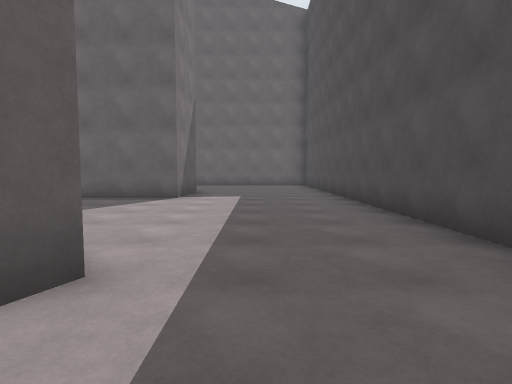
[1] (above)

16 first-person views from a walk through a 3-D level made in the Unity game engine. The camera is 1.3 m above the floor, tilts 4° down and sees 80° across. The floor is counted in squares, 2 m on a side. Each view is taken from the middle of a square. On the plan, view 1 faces up. The plan holds only what a view shows up to about 10 squares ahead; the rest is blank. The place goes on beyond the plan. The player is left out.

[2]
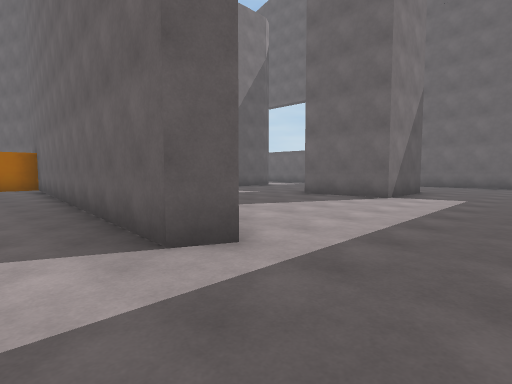

[3]
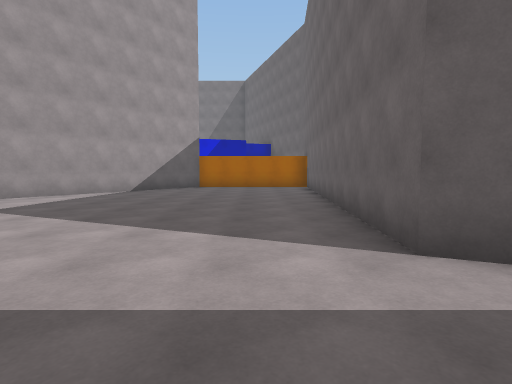

[4]
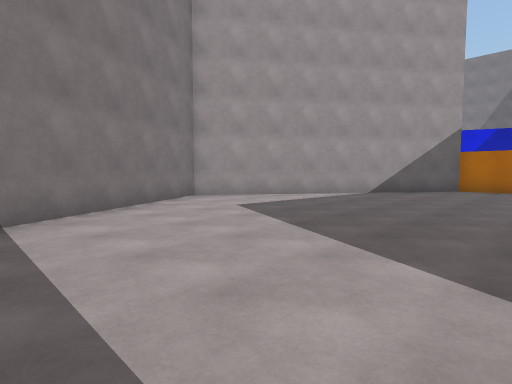

[5]
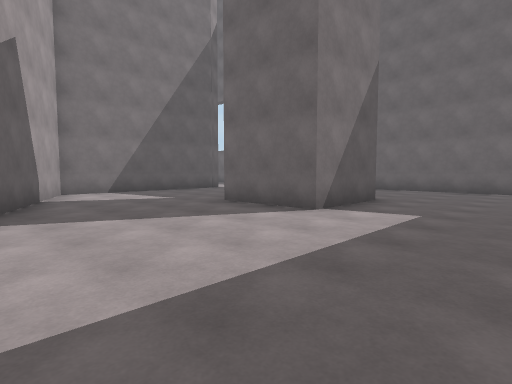

[6]
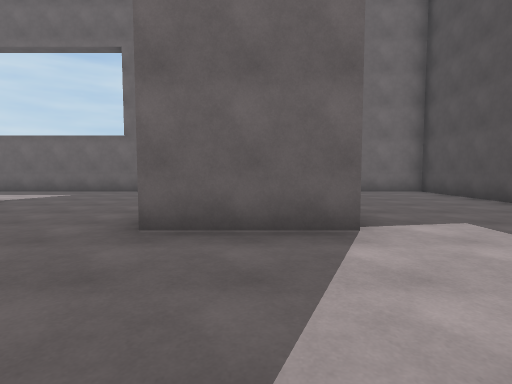

[7]
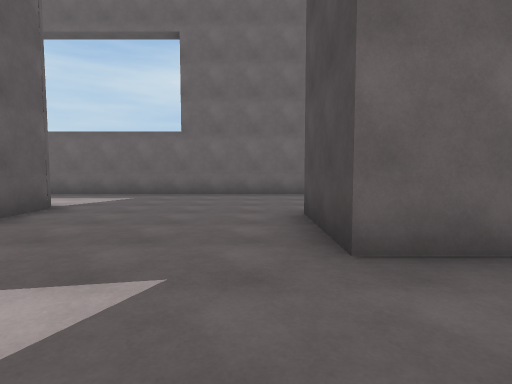

[8]
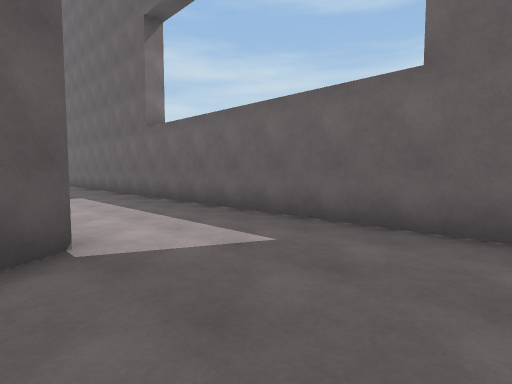

[9]
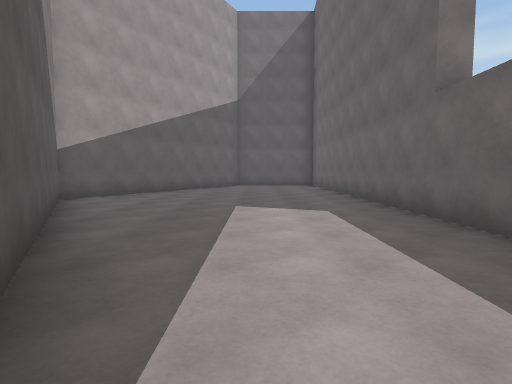

[10]
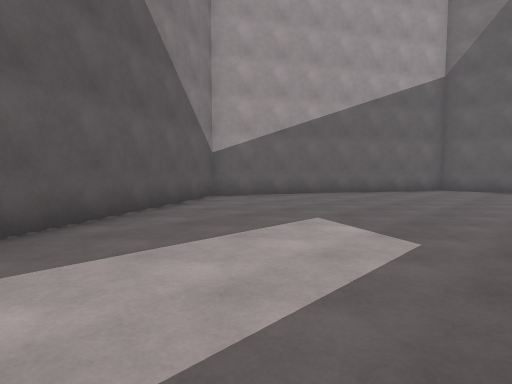

[11]
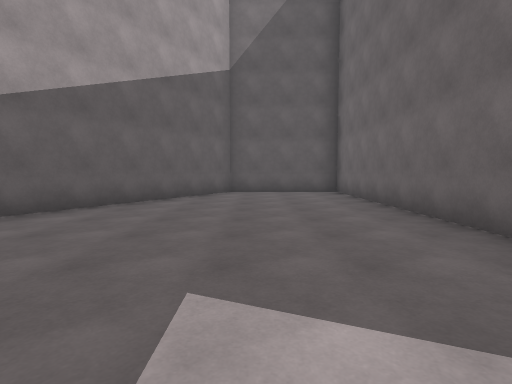

[12]
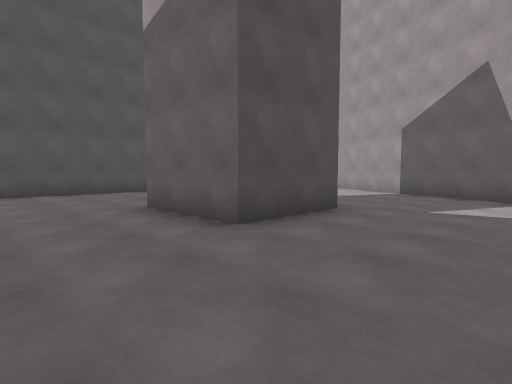

[13]
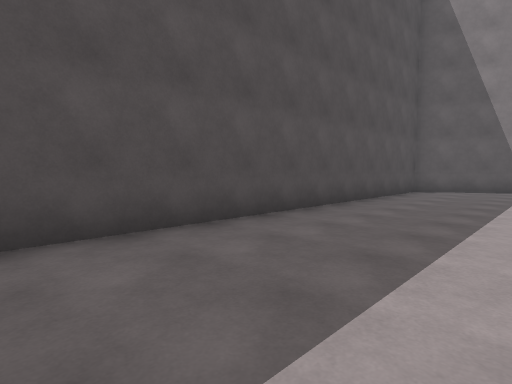

[14]
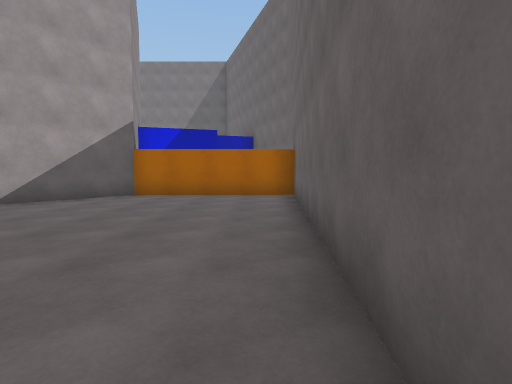

[15]
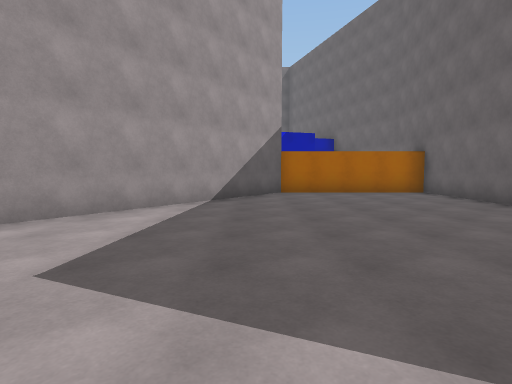

[16]
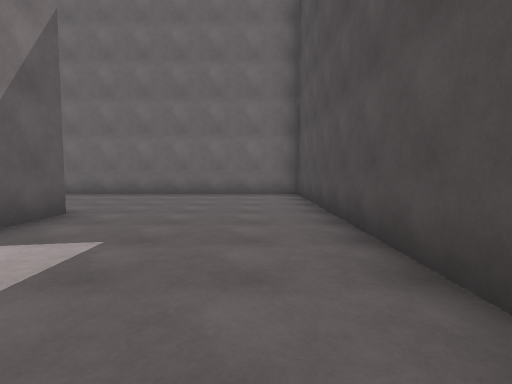

### Floor plan
Points are (right, up) in squares from view 1. A wall is a line through its corners. A room is listed if a view was taken in it or the views show most of it. See-through windows are left out.
Room 1 (views 1, 2, 3, 4, 5, 6, 7, 8, 9, 10, 11, 12, 13, 14, 15, 16)
walls: (-4.3, 7.3) (-4.3, 9.6) (-1.9, 9.6) (-1.9, 7.3) (-4.3, 7.3); (-8.9, 10.8) (-8.5, 10.1) (-8.4, 5) (-2.3, 2.4); (-1, 1.9) (-1.3, 1.3) (-11.2, 2) (-11.2, -2.2) (-4.6, -6.9) (2.2, -3) (2.2, 13.5) (-22.4, 13.5) (-22.4, 10.2) (-15.8, 6.6) (-10.5, 9.7)

Positions as (right, up) in squares from view 1, and headings:
1: (0, 0), facing up
2: (1, 0), facing up-left
3: (1, 0), facing left
4: (0, 0), facing down-left
5: (1, 3), facing up-left
6: (-3, 4), facing up
7: (-5, 5), facing up
8: (-6, 10), facing up-left
9: (-9, 11), facing left
10: (-11, 13), facing down-left
11: (-13, 11), facing left
12: (-7, 12), facing down-right
13: (-1, 7), facing down-right
14: (-3, 1), facing left
15: (-2, -3), facing left
16: (1, 5), facing up
